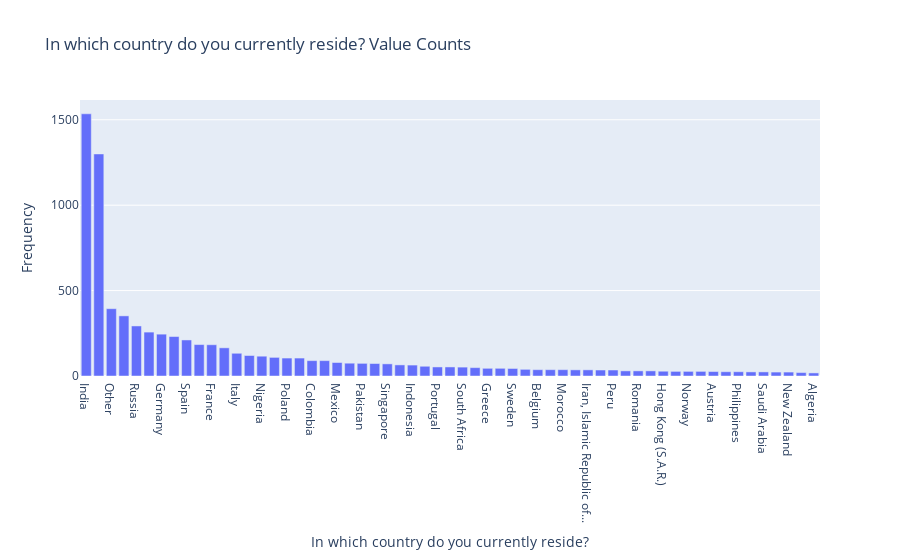

Source (notebook cell):
### Markdown cell above
#### 3. What is the distribution of respondents across different countries?

### Code cell
# DISCLAIMER: 'df' refers to the data you passed in when calling 'dtale.show'

import numpy as np
import pandas as pd
import plotly.graph_objs as go

# If you're having trouble viewing your chart in your notebook try passing your 'chart' into this snippet:
#
from plotly.offline import iplot, init_notebook_mode
#
init_notebook_mode(connected=True)
for chart in charts:
    chart.pop('id', None) # for some reason iplot does not like 'id'


if isinstance(df, (pd.DatetimeIndex, pd.MultiIndex)):
	df = df.to_frame(index=False)

# remove any pre-existing indices for ease of use in the D-Tale code, but this is not required
df = df.reset_index().drop('index', axis=1, errors='ignore')
df.columns = [str(c) for c in df.columns]  # update columns to strings in case they are numbers

s = df[~pd.isnull(df['In which country do you currently reside?'])]['In which country do you currently reside?']
chart = pd.value_counts(s).to_frame(name='data')
chart['percent'] = (chart['data'] / chart['data'].sum()) * 100
chart.index.name = 'labels'
chart = chart.reset_index().sort_values(['data', 'labels'], ascending=[False, True])
chart = chart[:100]
charts = [go.Bar(x=chart['labels'].values, y=chart['data'].values, name='Frequency')]
figure = go.Figure(data=charts, layout=go.Layout({
    'barmode': 'group',
    'legend': {'orientation': 'h'},
    'title': {'text': 'In which country do you currently reside? Value Counts'},
    'xaxis': {'title': {'text': 'In which country do you currently reside?'}},
    'yaxis': {'title': {'text': 'Frequency'}}
}))

iplot(figure)

### Figure 1 — Plotly figure (JSON) as saved in the notebook; plotly's stock layout.template omitted (floating-point values rounded to 4 significant figures)
{"data": [{"name": "Frequency", "type": "bar", "x": ["India", "United States of America", "Other", "Brazil", "Russia", "Japan", "Germany", "United Kingdom of Great Britain and Northern Ireland", "Spain", "Canada", "France", "China", "Italy", "Australia", "Nigeria", "Turkey", "Poland", "Taiwan", "Colombia", "Ukraine", "Mexico", "South Korea", "Pakistan", "Netherlands", "Singapore", "Argentina", "Indonesia", "Israel", "Portugal", "Switzerland", "South Africa", "Chile", "Greece", "Viet Nam", "Sweden", "Kenya", "Belgium", "Egypt", "Morocco", "Bangladesh", "Iran, Islamic Republic of...", "Belarus", "Peru", "Ireland", "Romania", "Thailand", "Hong Kong (S.A.R.)", "Malaysia", "Norway", "Republic of Korea", "Austria", "Denmark", "Philippines", "Hungary", "Saudi Arabia", "Czech Republic", "New Zealand", "Tunisia", "Algeria"], "y": [1535, 1300, 394, 352, 293, 257, 245, 231, 211, 184, 183, 165, 133, 120, 116, 109, 105, 105, 90, 90, 79, 75, 74, 73, 71, 65, 64, 57, 53, 53, 52, 49, 45, 45, 44, 39, 37, 37, 37, 36, 36, 35, 35, 30, 30, 30, 28, 27, 27, 27, 26, 25, 25, 24, 24, 23, 23, 20, 18]}], "layout": {"barmode": "group", "legend": {"orientation": "h"}, "title": {"text": "In which country do you currently reside? Value Counts"}, "xaxis": {"title": {"text": "In which country do you currently reside?"}}, "yaxis": {"title": {"text": "Frequency"}}}}
